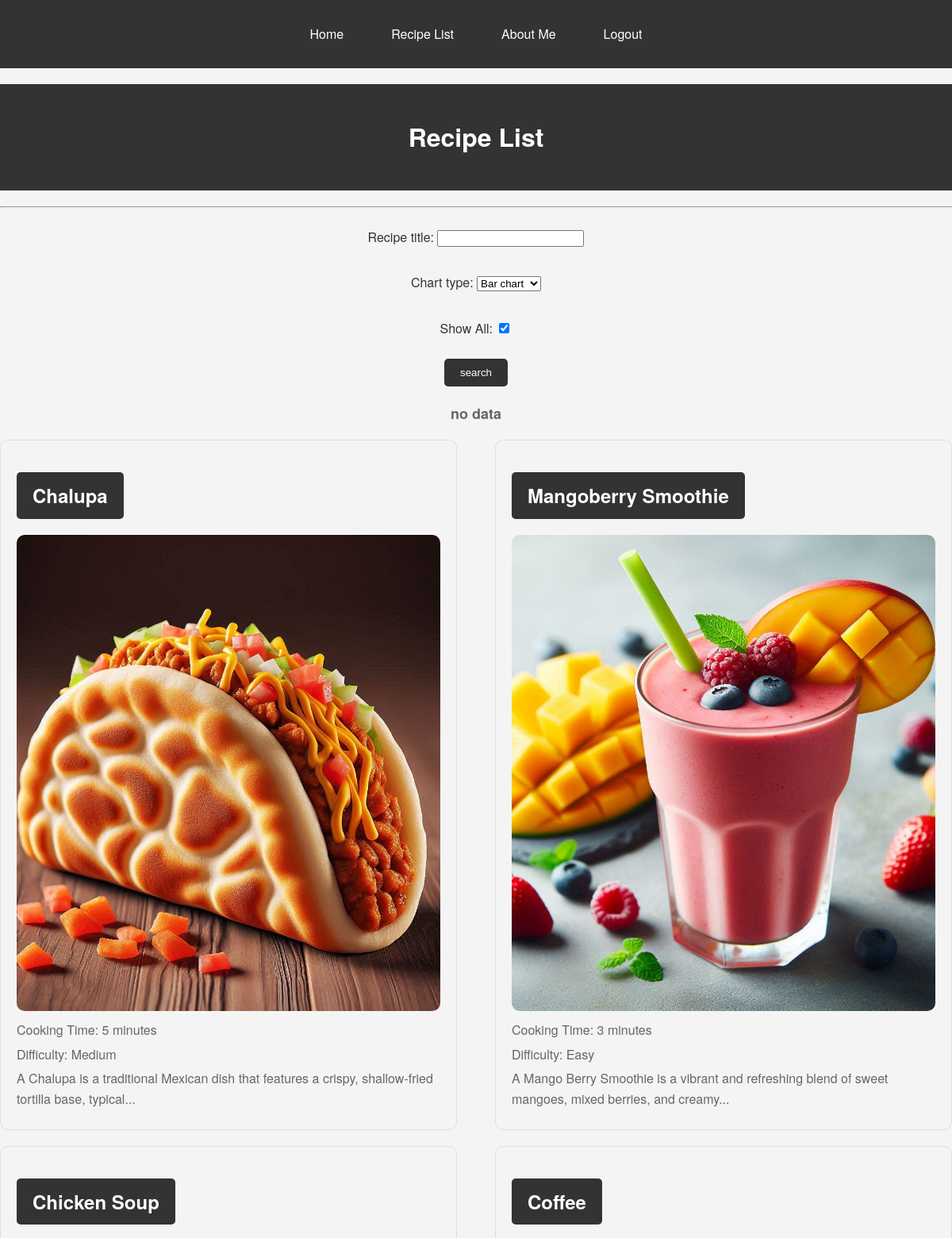
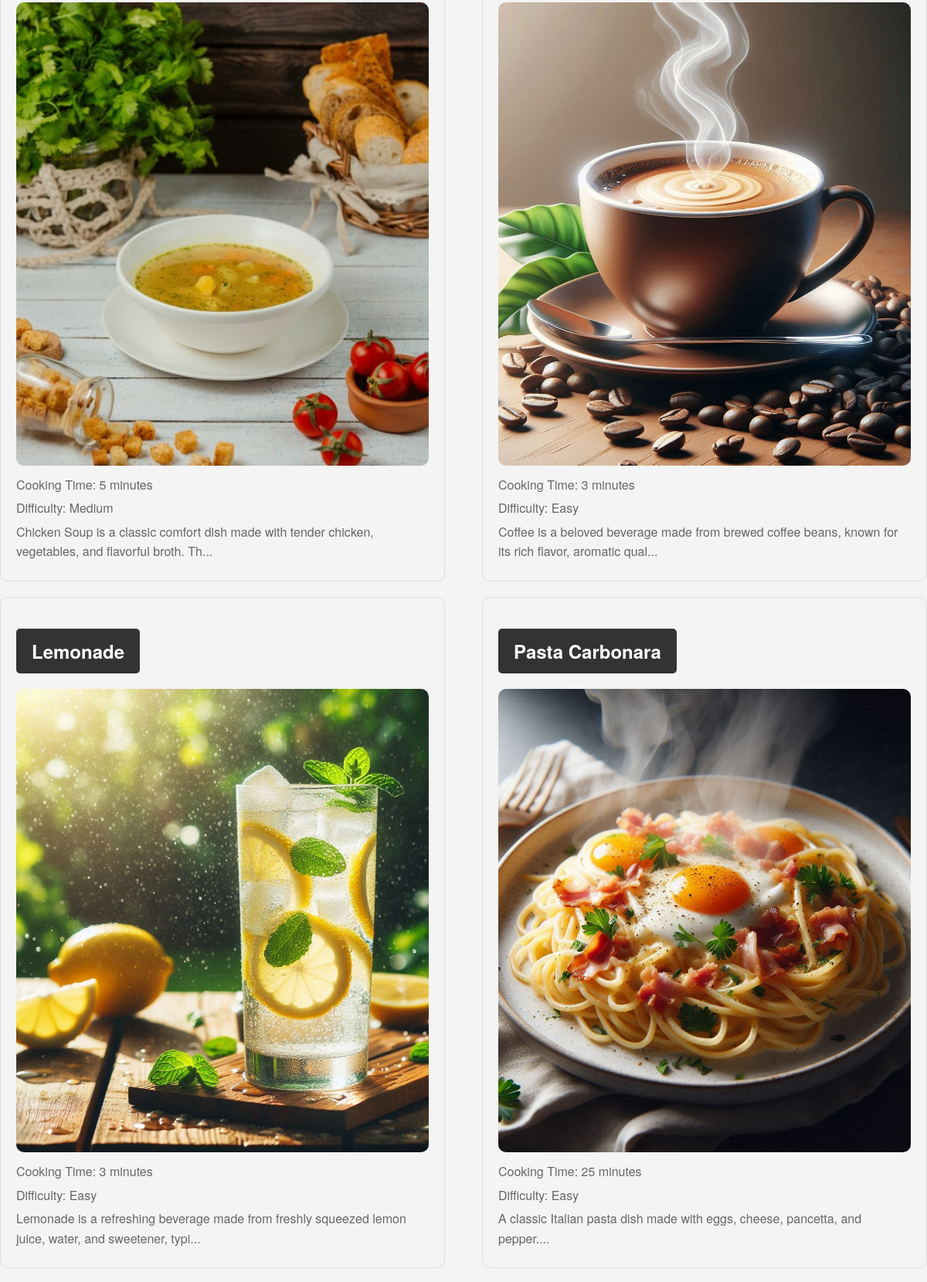
Page /recipes/ (signed in, upper part) on the committed database (2 pictures, top to bottom).
### recipe/models.py (models this page shows, shortened)
class Recipe(models.Model):
    DIFFICULTY_CHOICES = [
        ('Easy', 'Easy'),
        ('Medium', 'Medium'),
        ('Hard', 'Hard'),
    ]
    name = models.CharField(max_length=50)
    cooking_time = models.IntegerField()
    difficulty = models.CharField(max_length=20, choices=DIFFICULTY_CHOICES)
    description = models.TextField(blank=True, null=True)
    instructions = models.TextField(blank=True, null=True)
    pic = models.ImageField(upload_to='recipe', default='default.jpg')

### recipe/views.py (the view, shortened to what this page needs)
# urls.py: path('recipes/', recipe_list, name='recipe_list'),
@login_required
def recipe_list(request):
    form = RecipeSearchForm(request.POST or None)
    recipe_df_html = None #initialize
    chart = None #initialize
    chart_type = None #initialize
    recipes = Recipe.objects.all()
    filtered_recipes = Recipe.objects.none() # Initialize filtered_recipes as an empty queryset
    if recipes.exists():
        all_recipes_df = pd.DataFrame(recipes.values('name', 'cooking_time', 'difficulty'))
    else:
        all_recipes_df = pd.DataFrame()
    chart = get_chart(chart_type, all_recipes_df, labels=all_recipes_df['name'].values)
    context={
            'form': form,
            'recipes': recipes,
            'recipe_df_html': recipe_df_html, # Include the DataFrame HTML in the context
            'chart': chart, # Include the chart in the context
            'chart_type': chart_type # Include the chart type in the context
    }
    return render(request, 'recipe/recipe_list.html', context)

### recipe/forms.py
class RecipeSearchForm(forms.Form):
    recipe_title= forms.CharField(max_length=120)
    chart_type = forms.ChoiceField(choices=CHART__CHOICES)
    show_all = forms.BooleanField(required=False, initial=True, label="Show All")

### recipe/utils.py (called while the page is built)
def get_graph():
    buffer = BytesIO()
    plt.savefig(buffer, format='png')
    buffer.seek(0)
    image_png=buffer.getvalue()
    graph=base64.b64encode(image_png)
    graph=graph.decode('utf-8')
    buffer.close()
    return graph

def get_chart(chart_type, data, **kwargs):
    plt.switch_backend('AGG')
    fig=plt.figure(figsize=(10, 5))
    if chart_type == '#1':
        plt.bar(data['name'], data['cooking_time'])
        plt.xticks(rotation=45, ha='right')
        plt.ylabel('Cooking Time (minutes)')
        plt.title('Cooking Time by Recipe')
    elif chart_type == '#2':
        labels = kwargs.get('labels')
        plt.pie(data['cooking_time'], labels=labels, autopct='%1.1f%%')
        plt.title('Cooking Time Distribution')
    elif chart_type == '#3':
        plt.plot(data['name'], data['cooking_time'])
        plt.xticks(rotation=45, ha='right')
        plt.ylabel('Cooking Time (minutes)')
        plt.title('Cooking Time by Recipe')
    else:
        print('Unknown chart type')
    plt.tight_layout()
    chart = get_graph()
    return chart

### recipe/templates/recipe/recipe_list.html (shortened to what this page needs)
{% extends 'base/base.html' %}
{% load static %}
{% block extra_css %}
<link rel="stylesheet" type="text/css" href="{% static 'recipe/css/recipe-list.css' %}">
{% endblock %}
{% block content %}
    <header>
        <h1>Recipe List</h1>
    </header>
    <hr>
    <form action="" method="POST">
        {{ form.as_p }}
        <button type="submit">search</button>
    </form>
    {% if recipe_df_html %}
        <div class="center-content">
            {{ recipe_df_html|safe }}
            <br>
            <img>
        </div>
    {% else %}
        <h3 class="no-data">no data</h3>
    {% endif %}
    <div class="container recipe-list">
        {% for recipe in recipes %}
        <div class="recipe">
            <h2><a href="{% url 'recipe:recipe_detail' recipe.id %}" class="recipe-link">{{ recipe.name }}</a></h2>
            <img src="{{ recipe.pic.url }}" alt="{{ recipe.name }}" class="recipe-image">
            <p>Cooking Time: {{ recipe.cooking_time }} minutes</p>
            <p>Difficulty: {{ recipe.difficulty }}</p>
            <p>{{ recipe.description|slice:":100" }}...</p>
        </div>
        {% endfor %}
    </div>
{% endblock %}

### static/base/css/base.css (style rules this page uses)
body { font-family: 'Helvetica Neue', Arial, sans-serif; margin: 0; padding: 0; background-color: #f4f4f4; color: #333; line-height: 1.6; }
header { background-color: #333; color: #fff; padding: 20px 0; text-align: center; margin-bottom: 20px; }

### recipe/static/recipe/css/recipe-list.css (style rules this page uses)
form { display: flex; flex-direction: column; align-items: center; margin-bottom: 20px; }
form button { padding: 10px 20px; background-color: #333; color: #fff; border: none; border-radius: 5px; cursor: pointer; transition: background-color 0.3s ease; margin-top: 10px; }
.no-data { text-align: center; font-size: 18px; color: #666; margin-top: 20px; }
.recipe-list { display: flex; flex-wrap: wrap; justify-content: space-between; }
.recipe { border: 1px solid #ddd; border-radius: 10px; padding: 20px; margin-bottom: 20px; transition: box-shadow 0.3s ease; width: 48%; box-sizing: border-box; }
.recipe h2 { margin: 0 0 10px; color: #333; }
.recipe p { margin: 5px 0; color: #666; }
.recipe-image { width: 100%; height: 600px; object-fit: cover; border-radius: 10px; margin-top: 10px; }
.recipe-link { display: inline-block; margin-top: 20px; padding: 10px 20px; background-color: #333; color: #fff; text-decoration: none; border-radius: 5px; transition: background-color 0.3s ease; }

### rows in the picture
Recipe: name "Chalupa", pic (picture), cooking_time "5", difficulty "Medium", description "A Chalupa is a traditional Mexican dish that features a crispy, shallow-fried tortilla base, typical"
Recipe: name "Mangoberry Smoothie", pic (picture), cooking_time "3", difficulty "Easy", description "A Mango Berry Smoothie is a vibrant and refreshing blend of sweet mangoes, mixed berries, and creamy"
Recipe: name "Chicken Soup", pic (picture), cooking_time "5", difficulty "Medium", description "Chicken Soup is a classic comfort dish made with tender chicken, vegetables, and flavorful broth. Th"
Recipe: name "Coffee", pic (picture), cooking_time "3", difficulty "Easy", description "Coffee is a beloved beverage made from brewed coffee beans, known for its rich flavor, aromatic qual"
Recipe: name "Lemonade", pic (picture), cooking_time "3", difficulty "Easy", description "Lemonade is a refreshing beverage made from freshly squeezed lemon juice, water, and sweetener, typi"
Recipe: name "Pasta Carbonara", pic (picture), cooking_time "25", difficulty "Easy", description "A classic Italian pasta dish made with eggs, cheese, pancetta, and pepper."
